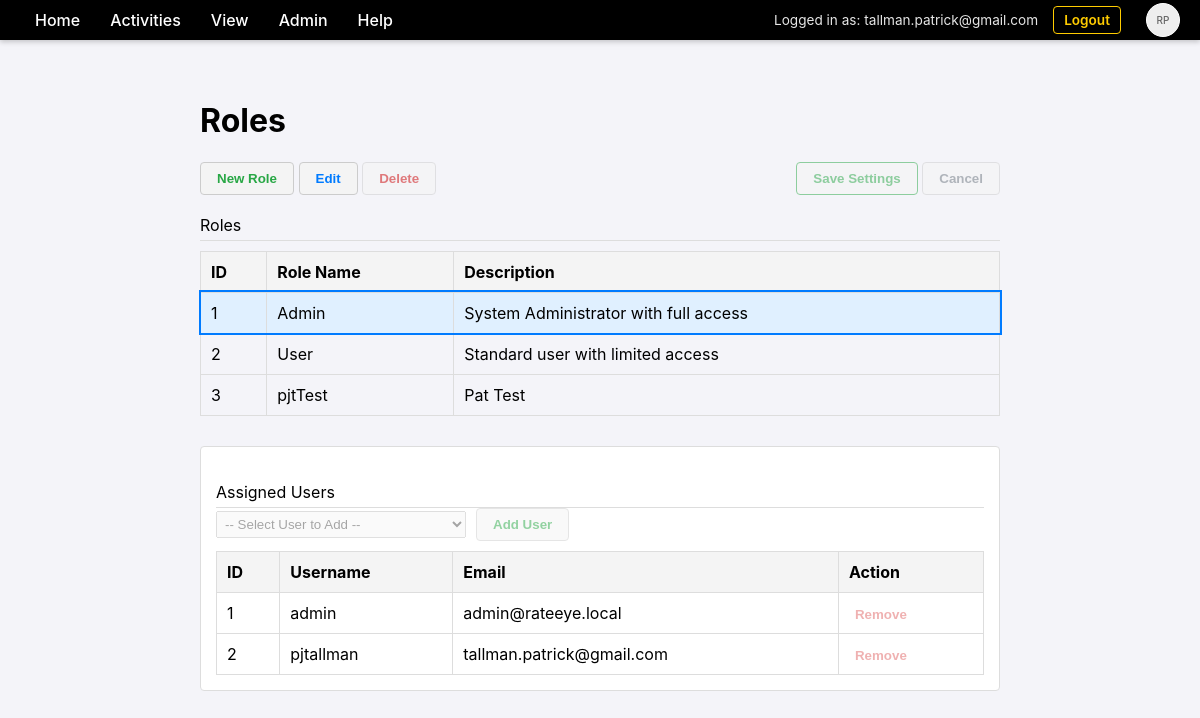
/admin/roles (signed in), run on an earlier commit of the app's database.
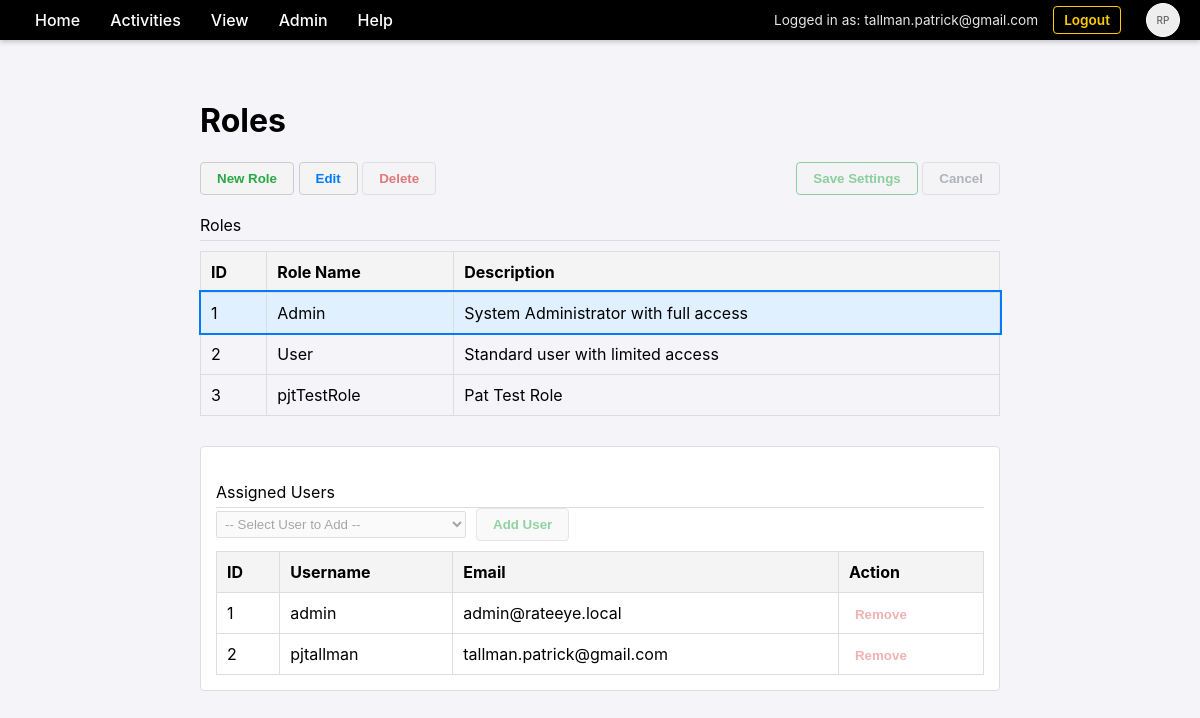
And on a later commit of the database.
### database.py (models this page shows)
class User(Base):
    __tablename__ = "users"
    id = Column(Integer, primary_key=True, index=True)
    username = Column(String, unique=True, index=True)
    email = Column(String, unique=True, index=True)
    hashed_password = Column(String, nullable=True)
    is_authorized = Column(Boolean, default=True)
    force_password_change = Column(Boolean, default=False)
    provider = Column(String, default="local")
    profile_json = Column(Text, nullable=True)
    photo_url = Column(String, nullable=True)
    settings = relationship("UserSetting", back_populates="user", cascade="all, delete-orphan")
    roles = relationship("Role", secondary=user_roles, back_populates="users")
    permissions = relationship("Permission", back_populates="user", cascade="all, delete-orphan")

class Role(Base):
    __tablename__ = "roles"
    id = Column(Integer, primary_key=True, index=True)
    name = Column(String, unique=True, index=True)
    description = Column(String)
    users = relationship("User", secondary=user_roles, back_populates="roles")
    permissions = relationship("Permission", back_populates="role", cascade="all, delete-orphan")

### main.py (the view)
@app.get("/admin/roles", response_class=HTMLResponse, tags=[PageType.MAINTENANCE])
async def list_roles(
    request: Request,
    accept_language: str = Header(None),
    user: User = Depends(check_page_permission),
    db: Session = Depends(get_db)
):
    t = get_text(accept_language)
    roles = db.query(Role).all()
    all_users = db.query(User).all()
    return templates.TemplateResponse(request, "admin_roles.html", {
        "t": t,
        "roles": roles,
        "user": user,
        "all_users": all_users
    })

### templates/admin_roles.html (shortened to what this page needs)
{% extends "base.html" %}
{% block content %}
    <h1>{{ t.heading_roles_maintenance }}</h1>
    <div class="action-bar">
        <div class="left-actions">
            <button id="btn-new" class="btn-action btn-add">{{ t.btn_new_role }}</button>
            <button id="btn-edit" class="btn-action btn-edit">{{ t.btn_edit }}</button>
            <button id="btn-delete" class="btn-action btn-delete">{{ t.btn_delete }}</button>
        </div>
        <div class="right-actions">
            <button id="btn-save" class="btn-action btn-save" disabled>{{ t.btn_save }}</button>
            <button id="btn-cancel" class="btn-action btn-cancel" disabled>{{ t.btn_cancel }}</button>
        </div>
    </div>
    <div class="section-header">{{ t.item_roles }}</div>
    <table id="roles-table">
        <thead>
            <tr>
                <th>{{ t.th_id }}</th>
                <th>{{ t.th_role_name }}</th>
                <th>{{ t.th_description }}</th>
            </tr>
        </thead>
        <tbody>
            {% for r in roles %}
            <tr id="role-{{ r.id }}"
                data-role-id="{{ r.id }}"
                data-role-name="{{ r.name }}"
                data-role-desc="{{ r.description }}"
                data-role-users="{{ r.users | map(attribute='id') | list | join(',') }}">
                <td>{{ r.id }}</td>
                <td class="col-name" data-original="{{ r.name }}">{{ r.name }}</td>
                <td class="col-desc" data-original="{{ r.description }}">{{ r.description }}</td>
            </tr>
            {% endfor %}
        </tbody>
    </table>
    <div id="child-container" class="child-table-container">
        <div class="section-header">{{ t.heading_assigned_users }}</div>
        <div class="child-actions">
            <select id="user-selector" class="edit-input" style="width: 250px;">
                <option value="">{{ t.option_select_user }}</option>
            </select>
            <button id="btn-add-user" class="btn-action btn-add" disabled>{{ t.btn_add_user }}</button>
        </div>
        <table id="assigned-users-table">
            <thead>
                <tr>
                    <th>{{ t.th_id }}</th>
                    <th>{{ t.th_username }}</th>
                    <th>{{ t.th_email }}</th>
                    <th>{{ t.th_action or 'Action' }}</th>
                </tr>
            </thead>
            <tbody>
            </tbody>
        </table>
    </div>
{% endblock %}

### templates/base.html (shortened to what this page needs)
<!DOCTYPE html>
<html>
<head>
    <link rel="stylesheet" href="/static/css/style.css">
</head>
<body>
    <div class="menu-bar">
        <div class="menu-item" data-href="/">{{ t.item_home or 'Home' }}</div>
        <div class="menu-item">{{ t.menu_activities or 'Activities' }}
        </div>
        <div class="menu-item">{{ t.menu_view }}
        </div>
        <div class="menu-item">{{ t.menu_admin or 'Admin' }}
        </div>
        <div class="menu-item">{{ t.menu_help }}
        </div>
        <div class="user-info">
            {% if user %}
                <span>{{ t.msg_logged_in_as }} {{ user.email }}</span>
                <a href="/logout" style="margin-right: 15px;">{{ t.nav_logout }}</a>
                <div class="menu-item" style="padding: 0;">
                    {% if user.photo_url %}
                        <img src="{{ user.photo_url }}" class="user-photo" alt="User Photo">
                    {% else %}
                        <div class="user-photo" style="display: flex; align-items: center; justify-content: center; font-size: 10px; color: #666;">
                            RP
                        </div>
                    {% endif %}
                </div>
            {% else %}
                <a href="/login">{{ t.nav_login }}</a>
                <a href="/register">{{ t.nav_register }}</a>
            {% endif %}
        </div>
    </div>
    <div class="content">
        {% block content %}{% endblock %}
    </div>
</body>
</html>

### static/css/style.css (style rules this page uses)
body { font-family: -apple-system, BlinkMacSystemFont, "Segoe UI", Roboto, Helvetica, Arial, sans-serif; margin: 0; padding: 0; background-color: #f4f4f9; }
.menu-bar { background-color: #000000; color: #ffffff; display: flex; padding: 0 20px; align-items: stretch; box-shadow: 0 2px 5px rgba(0,0,0,0.2); height: 40px; }
.menu-item { position: relative; padding: 0 15px; cursor: pointer; font-weight: 500; display: flex; align-items: center; }
.content { padding: 40px; max-width: 800px; margin: 0 auto; }
.user-info { margin-left: auto; display: flex; align-items: center; color: white; font-size: 0.85em; }
.user-info span { margin-right: 15px; opacity: 0.9; }
.user-info a { color: #ffcc00; font-weight: 600; text-decoration: none; padding: 5px 10px; border: 1px solid #ffcc00; border-radius: 4px; }
.user-photo { width: 32px; height: 32px; border-radius: 50%; background: #eee; margin-left: 10px; object-fit: cover; border: 1px solid #fff; }

### templates/admin_roles.html (style rules this page uses)
.section-header { margin-top: 20px; border-bottom: 1px solid #ddd; padding-bottom: 5px; }
table { width: 100%; border-collapse: collapse; margin-top: 10px; cursor: pointer; }
th, td { border: 1px solid #ddd; padding: 10px; text-align: left; }
th { background-color: #f4f4f4; }
.selected-row { background-color: #e0f0ff !important; outline: 2px solid #007bff; }
.action-bar { margin: 15px 0; display: flex; justify-content: space-between; align-items: center; }
.btn-action { padding: 8px 16px; font-weight: bold; cursor: pointer; border: 1px solid #ccc; background-color: #f4f4f4; border-radius: 4px; }
.btn-action:disabled { opacity: 0.5; cursor: not-allowed; }
.btn-delete { color: #c00; }
.btn-edit { color: #007bff; }
.btn-save { color: #28a745; border-color: #28a745; }
.btn-cancel { color: #6c757d; }
.btn-add { color: #28a745; }
.edit-input { width: 95%; padding: 4px; }
.child-table-container { margin-top: 30px; padding: 15px; border: 1px solid #ddd; border-radius: 4px; background: #fff; }
.child-actions { margin-bottom: 10px; display: flex; gap: 10px; align-items: center; }

What changed in the data, as far as the page shows it:
changed Role id 3: name "pjtTest" → "pjtTestRole"; description "Pat Test" → "Pat Test Role"
